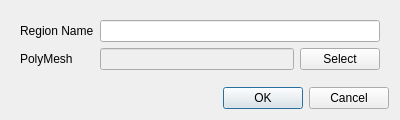
<?xml version="1.0" encoding="UTF-8"?>
<ui version="4.0">
 <class>PolyMeshSelectionDialog</class>
 <widget class="QDialog" name="PolyMeshSelectionDialog">
  <property name="geometry">
   <rect>
    <x>0</x>
    <y>0</y>
    <width>400</width>
    <height>120</height>
   </rect>
  </property>
  <property name="windowTitle">
   <string>Select PolyMesh</string>
  </property>
  <layout class="QVBoxLayout" name="verticalLayout">
   <item>
    <widget class="QWidget" name="widget" native="true">
     <layout class="QFormLayout" name="formLayout">
      <item row="0" column="0">
       <widget class="QLabel" name="label">
        <property name="text">
         <string>Region Name</string>
        </property>
       </widget>
      </item>
      <item row="0" column="1">
       <widget class="QLineEdit" name="regionName"/>
      </item>
      <item row="1" column="0">
       <widget class="QLabel" name="label_3">
        <property name="text">
         <string>PolyMesh</string>
        </property>
       </widget>
      </item>
      <item row="1" column="1">
       <layout class="QHBoxLayout" name="horizontalLayout">
        <item>
         <widget class="QLineEdit" name="polyMesh">
          <property name="enabled">
           <bool>false</bool>
          </property>
         </widget>
        </item>
        <item>
         <widget class="QPushButton" name="select">
          <property name="text">
           <string>Select</string>
          </property>
         </widget>
        </item>
       </layout>
      </item>
     </layout>
    </widget>
   </item>
   <item>
    <widget class="QDialogButtonBox" name="buttonBox">
     <property name="orientation">
      <enum>Qt::Horizontal</enum>
     </property>
     <property name="standardButtons">
      <set>QDialogButtonBox::Cancel|QDialogButtonBox::Ok</set>
     </property>
    </widget>
   </item>
  </layout>
 </widget>
 <resources/>
 <connections>
  <connection>
   <sender>buttonBox</sender>
   <signal>accepted()</signal>
   <receiver>PolyMeshSelectionDialog</receiver>
   <slot>accept()</slot>
   <hints>
    <hint type="sourcelabel">
     <x>248</x>
     <y>254</y>
    </hint>
    <hint type="destinationlabel">
     <x>157</x>
     <y>274</y>
    </hint>
   </hints>
  </connection>
  <connection>
   <sender>buttonBox</sender>
   <signal>rejected()</signal>
   <receiver>PolyMeshSelectionDialog</receiver>
   <slot>reject()</slot>
   <hints>
    <hint type="sourcelabel">
     <x>316</x>
     <y>260</y>
    </hint>
    <hint type="destinationlabel">
     <x>286</x>
     <y>274</y>
    </hint>
   </hints>
  </connection>
 </connections>
</ui>
